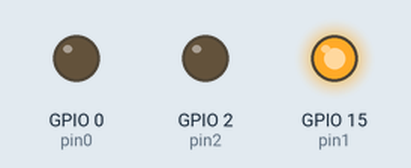
Bench run of a sketch on a simulated ESP32. On the bench: output pins drawn as LEDs (lit = HIGH).

Above: at 0.5 s.
At 1.5 s:
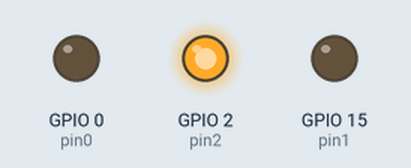
At 5.5 s:
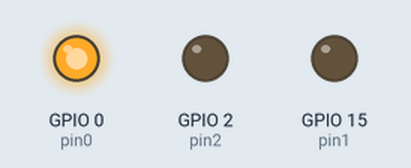
Timing chart, 0 to 6.9 s (numbered marks = the images above):
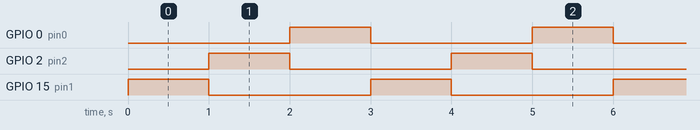

The sketch:

sketch_jul26b.ino
```cpp
// 사용할 GPIO 핀 번호 정의
const int pin1 = 15;
const int pin2 = 2;
const int pin0 = 0;

void setup() {
  // 핀들을 모두 출력(OUTPUT) 모드로 설정
  pinMode(pin1, OUTPUT);
  pinMode(pin2, OUTPUT);
  pinMode(pin0, OUTPUT);

  // 초기 상태: 모든 핀 OFF
  digitalWrite(pin1, LOW);
  digitalWrite(pin2, LOW);
  digitalWrite(pin0, LOW);
}

void loop() {
  // 1. GPIO 15번 ON
  digitalWrite(pin1, HIGH);
  digitalWrite(pin2, LOW);
  digitalWrite(pin0, LOW);
  delay(1000); // 1초 대기

  // 2. GPIO 2번 ON
  digitalWrite(pin1, LOW);
  digitalWrite(pin2, HIGH);
  digitalWrite(pin0, LOW);
  delay(1000); // 1초 대기

  // 3. GPIO 0번 ON
  digitalWrite(pin1, LOW);
  digitalWrite(pin2, LOW);
  digitalWrite(pin0, HIGH);
  delay(1000); // 1초 대기
}
```

Measured:
- by itself, GPIO 0 (pin0), GPIO 2 (pin2), GPIO 15 (pin1): alternates HIGH for 1.0 s and LOW for 2.0 s
- by itself, everything shown: repeats every 3.0 s, in 3 steps
